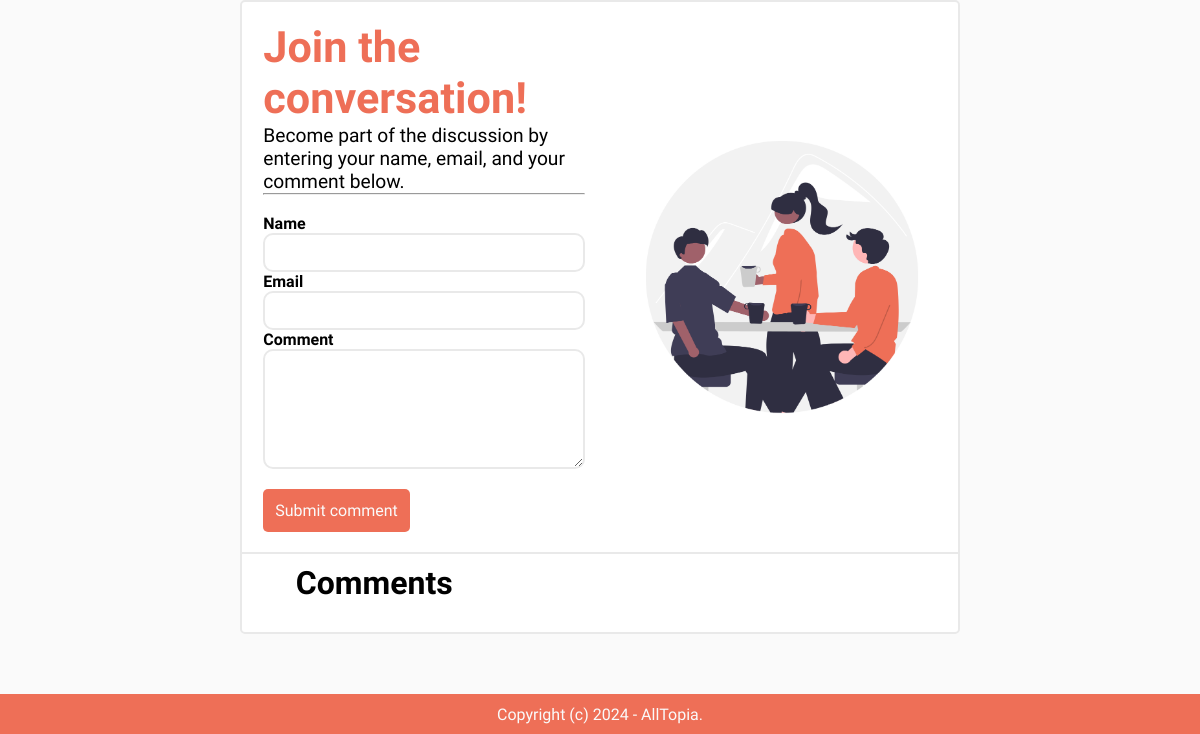
Before: /technology/this-is-the-second-post/ (lower part) with the older database file.
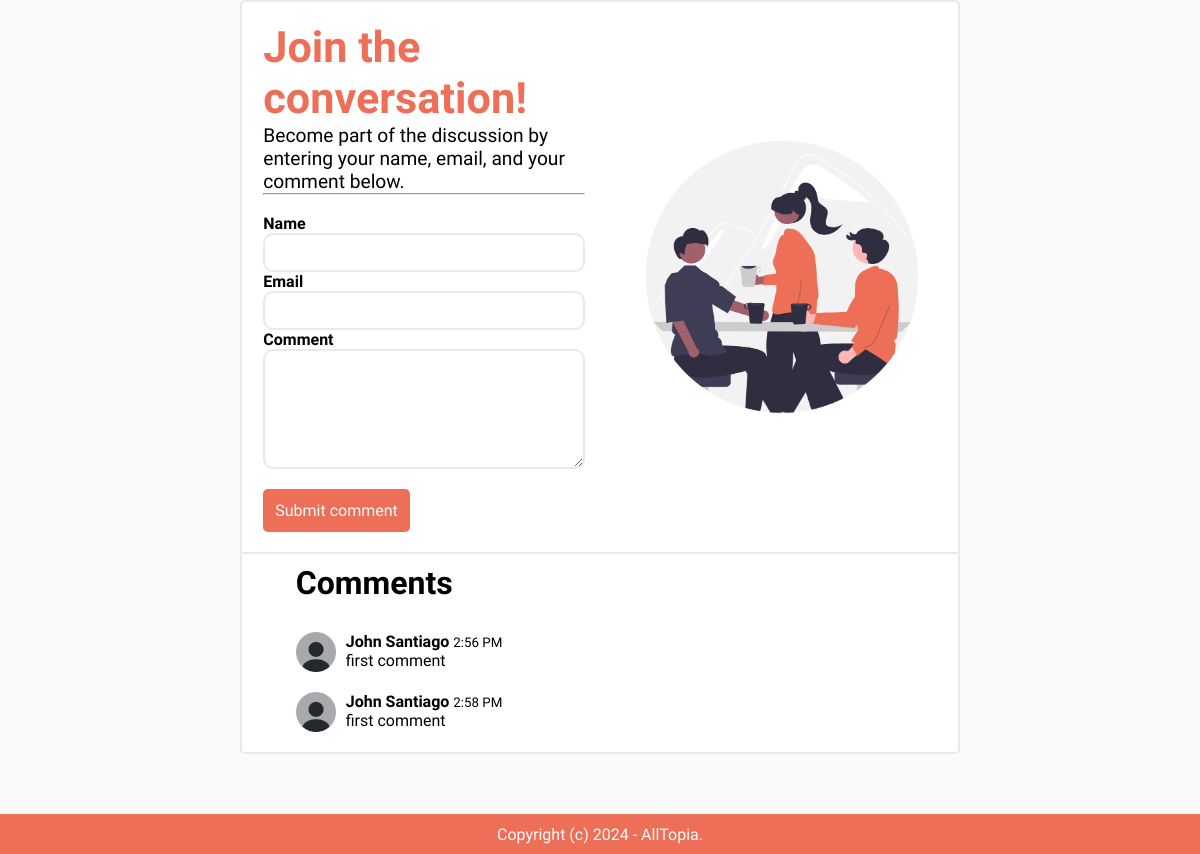
After: the same page with the newer database file.
### blog/models.py (models this page shows, shortened)
class Comment(models.Model):
    post = models.ForeignKey(Post, related_name='comments', on_delete = models.CASCADE)
    name = models.CharField(max_length=255)
    email = models.EmailField()
    body = models.TextField()
    created_at = models.DateTimeField(auto_now_add=True)

### blog/views.py (the view)
# urls.py: path('<slug:category_slug>/<slug:slug>/', views.detail, name='post_detail'),
def detail(request, category_slug, slug):
    post = get_object_or_404(Post, slug=slug, status=Post.ACTIVE)
    if request.method == 'POST':
        form = CommentForm(request.POST)
        if form.is_valid():
            comment = form.save(commit=False)
            comment.post = post
            comment.save()
            return render(request, 'blog/detail.html', {'post': post, 'form': form})
    else:
        form = CommentForm()
    form = CommentForm()
    return render(request, 'blog/detail.html', {'post': post, 'form': form})

### blog/forms.py
class CommentForm(forms.ModelForm):
    class Meta:
        model = Comment
        fields = ('name', 'email', 'body')

### blog/models.py (called while the page is built)
    def __str__(self):
        return self.title

### blog/templates/blog/detail.html (shortened to what this page needs)
{% extends 'core/base.html' %}
{% block content %}
<div class="post-view-main-container">
    <div class="comment-section-container">
        <div class="comment-section-header">
            <div class="comsec-fields-container">
                    <form method="POST" class="comment-form">
                        <p class="comment-header">Join the conversation!</p>
                        <p class="comment-sub-header">Become part of the discussion by entering your name, email, and your comment below.</p>
                        <hr>
                        <br>
                        <div class="field-group">
                            <label for="id_name">Name</label>
                            {{ form.name }}
                        </div>
                        <div class="field-group">
                            <label for="id_email">Email</label>
                            {{ form.email }}
                        </div>
                        <div class="field-group">
                            <label for="id_body">Comment</label>
                            {{ form.body }}
                        </div>
                        <button class="submit-btn">Submit comment</button>
                    </form>
                <div class="comsec-art">
                    <img src="../../static/assets/conversation.png" />
                </div>
            </div>
        </div>
        <div class="comsec-label">
            <p class="">Comments</p>
        </div>
        <div class="comments-main-container">
            {% for comment in post.comments.all %}
                <div class="comment-container">
                    <img src="../../static/assets/default-client-profile.png" class="default-account-image"/>
                        <div class="">
                            <strong>{{ comment.name }}</strong> <small>{{ comment.created_at|date:'g:i A'}}</small><br>
                            {{ comment.body }}
                        </div>
                </div>
            {% endfor %}
        </div>
    </div>
</div>
{% endblock %}

Changed rows visible on the page:
added Comment: name "John Santiago", created_at "2:56 PM", body "first comment"
added Comment: name "John Santiago", created_at "2:58 PM", body "first comment"
